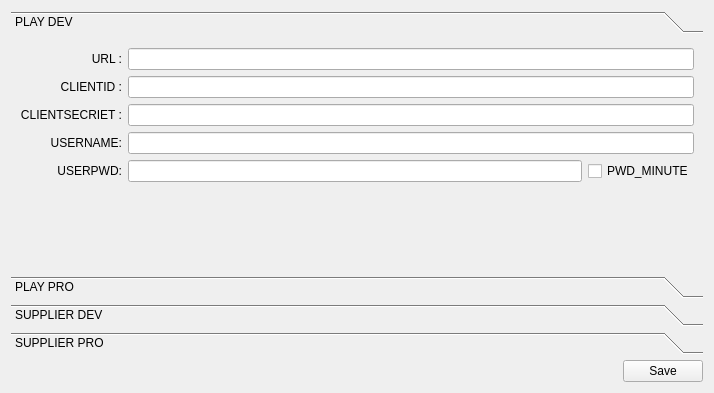
<?xml version="1.0" encoding="UTF-8"?>
<ui version="4.0">
 <class>McSetting</class>
 <widget class="QWidget" name="McSetting">
  <property name="geometry">
   <rect>
    <x>0</x>
    <y>0</y>
    <width>714</width>
    <height>393</height>
   </rect>
  </property>
  <property name="windowTitle">
   <string>Setting</string>
  </property>
  <layout class="QVBoxLayout" name="verticalLayout">
   <item>
    <widget class="QToolBox" name="settingPage">
     <property name="layoutDirection">
      <enum>Qt::LeftToRight</enum>
     </property>
     <property name="currentIndex">
      <number>0</number>
     </property>
     <widget class="QWidget" name="playDevPage">
      <property name="geometry">
       <rect>
        <x>0</x>
        <y>0</y>
        <width>696</width>
        <height>223</height>
       </rect>
      </property>
      <attribute name="label">
       <string>PLAY DEV</string>
      </attribute>
      <layout class="QGridLayout" name="gridLayout">
       <item row="4" column="0">
        <widget class="QLabel" name="label_5">
         <property name="layoutDirection">
          <enum>Qt::LeftToRight</enum>
         </property>
         <property name="text">
          <string>USERPWD:</string>
         </property>
         <property name="alignment">
          <set>Qt::AlignRight|Qt::AlignTrailing|Qt::AlignVCenter</set>
         </property>
        </widget>
       </item>
       <item row="0" column="1" colspan="2">
        <widget class="QLineEdit" name="playDevUrl"/>
       </item>
       <item row="0" column="0">
        <widget class="QLabel" name="label">
         <property name="layoutDirection">
          <enum>Qt::LeftToRight</enum>
         </property>
         <property name="text">
          <string>URL :</string>
         </property>
         <property name="alignment">
          <set>Qt::AlignRight|Qt::AlignTrailing|Qt::AlignVCenter</set>
         </property>
        </widget>
       </item>
       <item row="2" column="1" colspan="2">
        <widget class="QLineEdit" name="playDevClientSecriet"/>
       </item>
       <item row="4" column="1">
        <widget class="QLineEdit" name="playDevPwd"/>
       </item>
       <item row="2" column="0">
        <widget class="QLabel" name="label_3">
         <property name="layoutDirection">
          <enum>Qt::LeftToRight</enum>
         </property>
         <property name="text">
          <string>CLIENTSECRIET :</string>
         </property>
         <property name="alignment">
          <set>Qt::AlignRight|Qt::AlignTrailing|Qt::AlignVCenter</set>
         </property>
        </widget>
       </item>
       <item row="3" column="1" colspan="2">
        <widget class="QLineEdit" name="playDevUserName"/>
       </item>
       <item row="3" column="0">
        <widget class="QLabel" name="label_4">
         <property name="layoutDirection">
          <enum>Qt::LeftToRight</enum>
         </property>
         <property name="text">
          <string>USERNAME:</string>
         </property>
         <property name="alignment">
          <set>Qt::AlignRight|Qt::AlignTrailing|Qt::AlignVCenter</set>
         </property>
        </widget>
       </item>
       <item row="4" column="2">
        <widget class="QCheckBox" name="playDevMinute">
         <property name="text">
          <string>PWD_MINUTE</string>
         </property>
        </widget>
       </item>
       <item row="1" column="0">
        <widget class="QLabel" name="label_2">
         <property name="layoutDirection">
          <enum>Qt::LeftToRight</enum>
         </property>
         <property name="text">
          <string>CLIENTID :</string>
         </property>
         <property name="alignment">
          <set>Qt::AlignRight|Qt::AlignTrailing|Qt::AlignVCenter</set>
         </property>
        </widget>
       </item>
       <item row="1" column="1" colspan="2">
        <widget class="QLineEdit" name="playDevClientID"/>
       </item>
       <item row="5" column="1">
        <spacer name="verticalSpacer">
         <property name="orientation">
          <enum>Qt::Vertical</enum>
         </property>
         <property name="sizeHint" stdset="0">
          <size>
           <width>20</width>
           <height>40</height>
          </size>
         </property>
        </spacer>
       </item>
      </layout>
     </widget>
     <widget class="QWidget" name="playProPage">
      <property name="geometry">
       <rect>
        <x>0</x>
        <y>0</y>
        <width>696</width>
        <height>223</height>
       </rect>
      </property>
      <attribute name="label">
       <string>PLAY PRO</string>
      </attribute>
      <layout class="QGridLayout" name="gridLayout_2">
       <item row="0" column="1">
        <widget class="QLineEdit" name="playProUrl"/>
       </item>
       <item row="4" column="0">
        <widget class="QLabel" name="label_10">
         <property name="layoutDirection">
          <enum>Qt::LeftToRight</enum>
         </property>
         <property name="text">
          <string>USERNAME:</string>
         </property>
         <property name="alignment">
          <set>Qt::AlignRight|Qt::AlignTrailing|Qt::AlignVCenter</set>
         </property>
        </widget>
       </item>
       <item row="4" column="1">
        <widget class="QLineEdit" name="playProUserName"/>
       </item>
       <item row="6" column="1">
        <spacer name="verticalSpacer_2">
         <property name="orientation">
          <enum>Qt::Vertical</enum>
         </property>
         <property name="sizeHint" stdset="0">
          <size>
           <width>20</width>
           <height>40</height>
          </size>
         </property>
        </spacer>
       </item>
       <item row="5" column="1">
        <layout class="QHBoxLayout" name="horizontalLayout_2">
         <item>
          <widget class="QLineEdit" name="playProPwd"/>
         </item>
         <item>
          <widget class="QCheckBox" name="playProMinute">
           <property name="text">
            <string>PWD_MINUTE</string>
           </property>
          </widget>
         </item>
        </layout>
       </item>
       <item row="3" column="0">
        <widget class="QLabel" name="label_9">
         <property name="layoutDirection">
          <enum>Qt::LeftToRight</enum>
         </property>
         <property name="text">
          <string>CLIENTSECRIET :</string>
         </property>
         <property name="alignment">
          <set>Qt::AlignRight|Qt::AlignTrailing|Qt::AlignVCenter</set>
         </property>
        </widget>
       </item>
       <item row="1" column="0">
        <widget class="QLabel" name="label_7">
         <property name="layoutDirection">
          <enum>Qt::LeftToRight</enum>
         </property>
         <property name="text">
          <string>CLIENTID :</string>
         </property>
         <property name="alignment">
          <set>Qt::AlignRight|Qt::AlignTrailing|Qt::AlignVCenter</set>
         </property>
        </widget>
       </item>
       <item row="5" column="0">
        <widget class="QLabel" name="label_8">
         <property name="layoutDirection">
          <enum>Qt::LeftToRight</enum>
         </property>
         <property name="text">
          <string>USERPWD:</string>
         </property>
         <property name="alignment">
          <set>Qt::AlignRight|Qt::AlignTrailing|Qt::AlignVCenter</set>
         </property>
        </widget>
       </item>
       <item row="1" column="1">
        <widget class="QLineEdit" name="playProClientID"/>
       </item>
       <item row="3" column="1">
        <widget class="QLineEdit" name="playProClientSecriet"/>
       </item>
       <item row="0" column="0">
        <widget class="QLabel" name="label_6">
         <property name="layoutDirection">
          <enum>Qt::RightToLeft</enum>
         </property>
         <property name="text">
          <string>URL :</string>
         </property>
         <property name="alignment">
          <set>Qt::AlignRight|Qt::AlignTrailing|Qt::AlignVCenter</set>
         </property>
        </widget>
       </item>
      </layout>
     </widget>
     <widget class="QWidget" name="supplierDevPage">
      <attribute name="label">
       <string>SUPPLIER DEV</string>
      </attribute>
      <layout class="QGridLayout" name="gridLayout_3">
       <item row="2" column="1">
        <widget class="QLineEdit" name="supplierDevClientSecriet"/>
       </item>
       <item row="5" column="0">
        <widget class="QLabel" name="label_15">
         <property name="layoutDirection">
          <enum>Qt::LeftToRight</enum>
         </property>
         <property name="text">
          <string>USERNAME:</string>
         </property>
         <property name="alignment">
          <set>Qt::AlignRight|Qt::AlignTrailing|Qt::AlignVCenter</set>
         </property>
        </widget>
       </item>
       <item row="7" column="1">
        <layout class="QHBoxLayout" name="horizontalLayout_3">
         <item>
          <widget class="QLineEdit" name="supplierDevPwd"/>
         </item>
         <item>
          <widget class="QCheckBox" name="supplierDevMinute">
           <property name="text">
            <string>PWD_MINUTE</string>
           </property>
          </widget>
         </item>
        </layout>
       </item>
       <item row="0" column="0">
        <widget class="QLabel" name="label_12">
         <property name="layoutDirection">
          <enum>Qt::RightToLeft</enum>
         </property>
         <property name="text">
          <string>URL :</string>
         </property>
         <property name="alignment">
          <set>Qt::AlignRight|Qt::AlignTrailing|Qt::AlignVCenter</set>
         </property>
        </widget>
       </item>
       <item row="1" column="1">
        <widget class="QLineEdit" name="supplierDevClientID"/>
       </item>
       <item row="0" column="1">
        <widget class="QLineEdit" name="supplierDevUrl"/>
       </item>
       <item row="1" column="0">
        <widget class="QLabel" name="label_14">
         <property name="layoutDirection">
          <enum>Qt::LeftToRight</enum>
         </property>
         <property name="text">
          <string>CLIENTID :</string>
         </property>
         <property name="alignment">
          <set>Qt::AlignRight|Qt::AlignTrailing|Qt::AlignVCenter</set>
         </property>
        </widget>
       </item>
       <item row="7" column="0">
        <widget class="QLabel" name="label_11">
         <property name="layoutDirection">
          <enum>Qt::LeftToRight</enum>
         </property>
         <property name="text">
          <string>USERPWD:</string>
         </property>
         <property name="alignment">
          <set>Qt::AlignRight|Qt::AlignTrailing|Qt::AlignVCenter</set>
         </property>
        </widget>
       </item>
       <item row="5" column="1">
        <widget class="QLineEdit" name="supplierDevUserName"/>
       </item>
       <item row="9" column="1">
        <spacer name="verticalSpacer_3">
         <property name="orientation">
          <enum>Qt::Vertical</enum>
         </property>
         <property name="sizeHint" stdset="0">
          <size>
           <width>20</width>
           <height>50</height>
          </size>
         </property>
        </spacer>
       </item>
       <item row="2" column="0">
        <widget class="QLabel" name="label_13">
         <property name="layoutDirection">
          <enum>Qt::LeftToRight</enum>
         </property>
         <property name="text">
          <string>CLIENTSECRIET :</string>
         </property>
         <property name="alignment">
          <set>Qt::AlignRight|Qt::AlignTrailing|Qt::AlignVCenter</set>
         </property>
        </widget>
       </item>
      </layout>
     </widget>
     <widget class="QWidget" name="supplierProPage">
      <attribute name="label">
       <string>SUPPLIER PRO</string>
      </attribute>
      <layout class="QGridLayout" name="gridLayout_4">
       <item row="2" column="1">
        <widget class="QLineEdit" name="supplierProClientSecriet"/>
       </item>
       <item row="1" column="1">
        <widget class="QLineEdit" name="supplierProClientID"/>
       </item>
       <item row="3" column="1">
        <widget class="QLineEdit" name="supplierProUserName"/>
       </item>
       <item row="0" column="0">
        <widget class="QLabel" name="label_20">
         <property name="layoutDirection">
          <enum>Qt::RightToLeft</enum>
         </property>
         <property name="text">
          <string>URL :</string>
         </property>
         <property name="alignment">
          <set>Qt::AlignRight|Qt::AlignTrailing|Qt::AlignVCenter</set>
         </property>
        </widget>
       </item>
       <item row="3" column="0">
        <widget class="QLabel" name="label_18">
         <property name="layoutDirection">
          <enum>Qt::LeftToRight</enum>
         </property>
         <property name="text">
          <string>USERNAME:</string>
         </property>
         <property name="alignment">
          <set>Qt::AlignRight|Qt::AlignTrailing|Qt::AlignVCenter</set>
         </property>
        </widget>
       </item>
       <item row="4" column="1" colspan="2">
        <layout class="QHBoxLayout" name="horizontalLayout_4">
         <item>
          <widget class="QLineEdit" name="supplierProPwd"/>
         </item>
         <item>
          <widget class="QCheckBox" name="supplierProMinute">
           <property name="text">
            <string>PWD_MINUTE</string>
           </property>
          </widget>
         </item>
        </layout>
       </item>
       <item row="4" column="0">
        <widget class="QLabel" name="label_19">
         <property name="layoutDirection">
          <enum>Qt::LeftToRight</enum>
         </property>
         <property name="text">
          <string>USERPWD:</string>
         </property>
         <property name="alignment">
          <set>Qt::AlignRight|Qt::AlignTrailing|Qt::AlignVCenter</set>
         </property>
        </widget>
       </item>
       <item row="0" column="1">
        <widget class="QLineEdit" name="supplierProUrl"/>
       </item>
       <item row="1" column="0">
        <widget class="QLabel" name="label_16">
         <property name="layoutDirection">
          <enum>Qt::LeftToRight</enum>
         </property>
         <property name="text">
          <string>CLIENTID :</string>
         </property>
         <property name="alignment">
          <set>Qt::AlignRight|Qt::AlignTrailing|Qt::AlignVCenter</set>
         </property>
        </widget>
       </item>
       <item row="2" column="0">
        <widget class="QLabel" name="label_17">
         <property name="layoutDirection">
          <enum>Qt::LeftToRight</enum>
         </property>
         <property name="text">
          <string>CLIENTSECRIET :</string>
         </property>
         <property name="alignment">
          <set>Qt::AlignRight|Qt::AlignTrailing|Qt::AlignVCenter</set>
         </property>
        </widget>
       </item>
       <item row="5" column="1">
        <spacer name="verticalSpacer_4">
         <property name="orientation">
          <enum>Qt::Vertical</enum>
         </property>
         <property name="sizeHint" stdset="0">
          <size>
           <width>20</width>
           <height>40</height>
          </size>
         </property>
        </spacer>
       </item>
      </layout>
     </widget>
    </widget>
   </item>
   <item>
    <layout class="QHBoxLayout" name="horizontalLayout">
     <item>
      <spacer name="horizontalSpacer">
       <property name="orientation">
        <enum>Qt::Horizontal</enum>
       </property>
       <property name="sizeHint" stdset="0">
        <size>
         <width>40</width>
         <height>20</height>
        </size>
       </property>
      </spacer>
     </item>
     <item>
      <widget class="QPushButton" name="btnSave">
       <property name="text">
        <string>Save</string>
       </property>
      </widget>
     </item>
    </layout>
   </item>
  </layout>
 </widget>
 <resources/>
 <connections/>
</ui>
